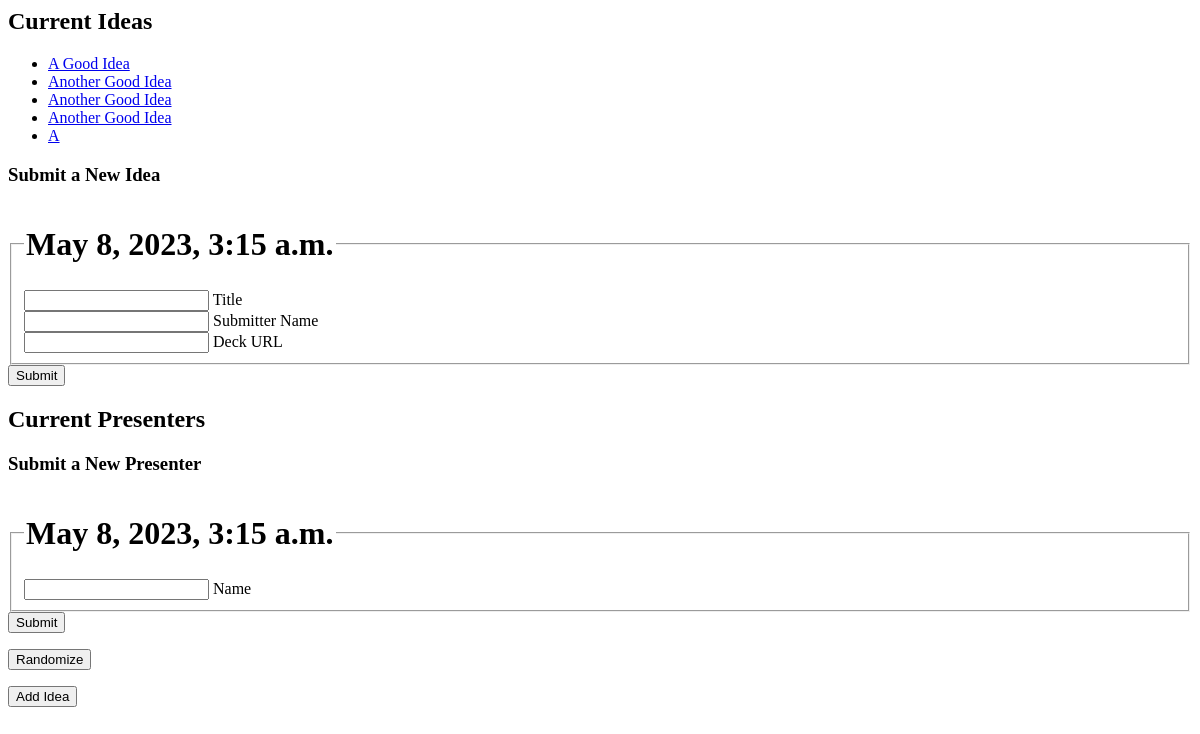
/games/1/, run on an earlier commit of the app's database.
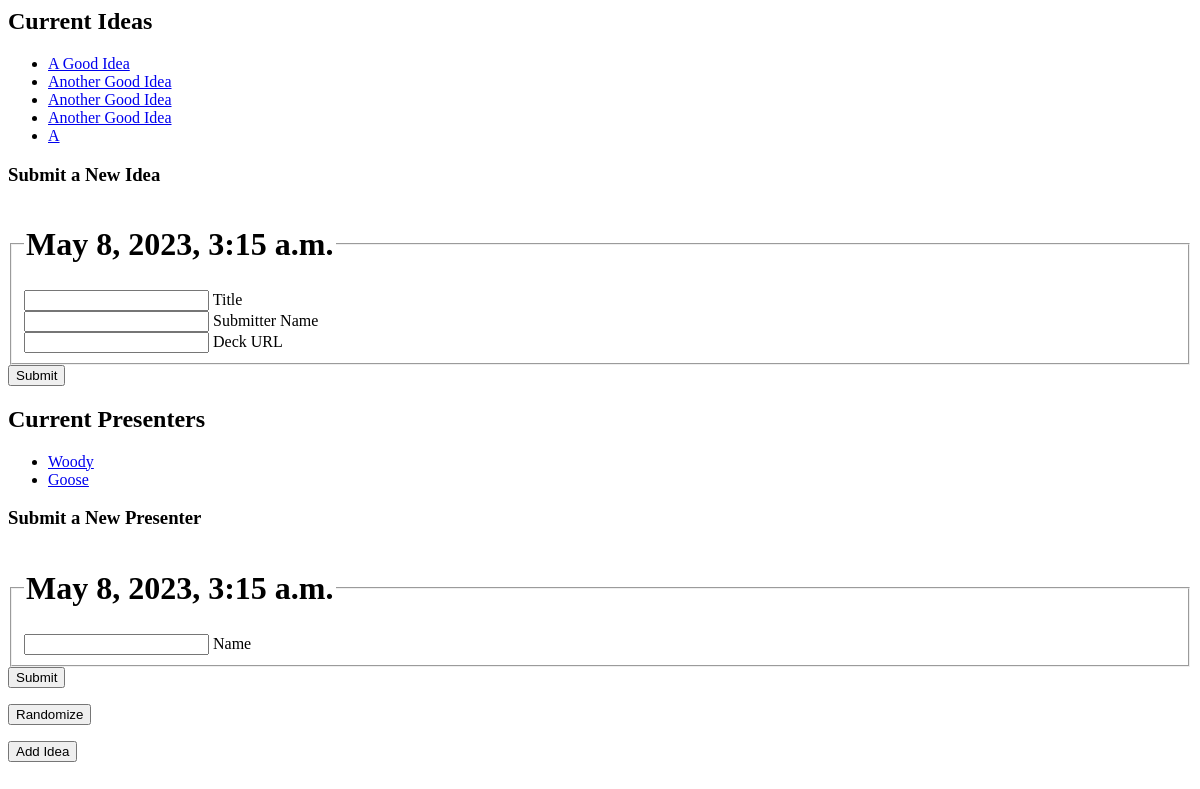
And on a later commit of the database.
### ideas/models.py (models this page shows)
class Idea(models.Model):
    game = models.ForeignKey(Game, on_delete=models.CASCADE)
    presenter = models.ForeignKey(
        Presenter, on_delete=models.DO_NOTHING, blank=True, null=True
    )
    title = models.CharField(max_length=200)
    submitter_name = models.CharField(max_length=200)
    deck_url = models.URLField()

class Presenter(models.Model):
    game = models.ForeignKey(Game, on_delete=models.CASCADE, blank=True, null=True)
    name = models.CharField("presenter name", max_length=200)

### ideas/views.py (the view)
# urls.py: path("<int:pk>/", views.game_detail, name="game-detail"),
def game_detail(request, pk):
    game = get_object_or_404(Game, pk=pk)
    ideas = Idea.objects.filter(game=game)
    presenters = Presenter.objects.filter(game=game)
    return render(
        request,
        "ideas/game_detail.html",
        {"game": game, "ideas": ideas, "presenters": presenters},
    )

### ideas/templates/ideas/game_detail.html (shortened to what this page needs)
{% if ideas %}
    <h2>Current Ideas</h2>
    {% include "ideas/idea_list.html" %}
    <h3>Submit a New Idea</h3>
    {% include "ideas/idea_form.html" %}
    <h2>Current Presenters</h2>
    {% include "ideas/presenters_list.html" %}
    <h3>Submit a New Presenter</h3>
    {% include "ideas/presenter_form.html" %}
{% else %}
    <p>No ideas are available.</p>
{% endif %}
{% include "ideas/randomize_form.html" %}
<button type="button" onclick="location.href='{% url 'ideas:idea-submit' game.id %}'">Add Idea</button>

### ideas/templates/ideas/idea_list.html (shortened to what this page needs)
<ul>
{% for idea in ideas %}
    <li><a href="{% url 'ideas:idea-detail' idea.game_id idea.id %}">
        {{ idea.title | title}}
    </a></li>
{% endfor %}
</ul>

### ideas/templates/ideas/presenters_list.html
<ul>
{% for presenter in presenters %}
    <li><a href="{% url 'ideas:presenter-detail' game.id presenter.id %}">{{ presenter.name}}</a></li>
{% endfor %}
</ul>

What changed in the data, as far as the page shows it:
now on this page (row edited): Presenter: name "Woody"
now on this page (row edited): Presenter: name "Goose"
